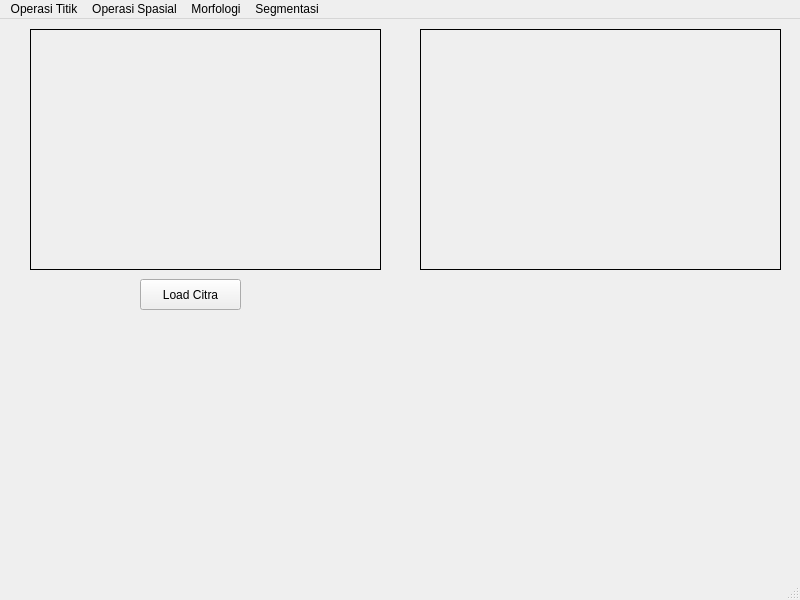
<?xml version="1.0" encoding="UTF-8"?>
<ui version="4.0">
 <class>MainWindow</class>
 <widget class="QMainWindow" name="MainWindow">
  <property name="geometry">
   <rect>
    <x>0</x>
    <y>0</y>
    <width>800</width>
    <height>600</height>
   </rect>
  </property>
  <property name="windowTitle">
   <string>MainWindow</string>
  </property>
  <widget class="QWidget" name="centralwidget">
   <widget class="QPushButton" name="button_LoadCitra">
    <property name="geometry">
     <rect>
      <x>140</x>
      <y>260</y>
      <width>101</width>
      <height>31</height>
     </rect>
    </property>
    <property name="text">
     <string>Load Citra</string>
    </property>
   </widget>
   <widget class="QLabel" name="label_2">
    <property name="geometry">
     <rect>
      <x>420</x>
      <y>10</y>
      <width>361</width>
      <height>241</height>
     </rect>
    </property>
    <property name="frameShape">
     <enum>QFrame::Box</enum>
    </property>
    <property name="text">
     <string/>
    </property>
   </widget>
   <widget class="QLabel" name="label">
    <property name="geometry">
     <rect>
      <x>30</x>
      <y>10</y>
      <width>351</width>
      <height>241</height>
     </rect>
    </property>
    <property name="frameShape">
     <enum>QFrame::Box</enum>
    </property>
    <property name="text">
     <string/>
    </property>
   </widget>
  </widget>
  <widget class="QMenuBar" name="menubar">
   <property name="geometry">
    <rect>
     <x>0</x>
     <y>0</y>
     <width>800</width>
     <height>22</height>
    </rect>
   </property>
   <widget class="QMenu" name="menuOperasi_Titik">
    <property name="title">
     <string>Operasi Titik</string>
    </property>
    <addaction name="actionNegative"/>
    <addaction name="actionBiner"/>
   </widget>
   <widget class="QMenu" name="menuOperasi_Spasial">
    <property name="title">
     <string>Operasi Spasial</string>
    </property>
    <widget class="QMenu" name="menuSmoothing">
     <property name="title">
      <string>Smoothing</string>
     </property>
     <addaction name="action2_x_2"/>
     <addaction name="action3_x_4"/>
    </widget>
    <addaction name="actionKonvolusi"/>
    <addaction name="menuSmoothing"/>
   </widget>
   <widget class="QMenu" name="menuMorfologi">
    <property name="title">
     <string>Morfologi</string>
    </property>
    <addaction name="actionDilasi"/>
    <addaction name="actionErosi"/>
    <addaction name="actionOpening"/>
    <addaction name="actionClosing"/>
   </widget>
   <widget class="QMenu" name="menuSegmentasi">
    <property name="title">
     <string>Segmentasi</string>
    </property>
    <widget class="QMenu" name="menuH_1_Global_Thresholding">
     <property name="title">
      <string>H-1 Global Thresholding</string>
     </property>
     <addaction name="actionBinary"/>
     <addaction name="actionBinary_Invers"/>
     <addaction name="action_Trunc"/>
     <addaction name="actionTo_Zero"/>
     <addaction name="actionTo_Zero_Invers"/>
    </widget>
    <widget class="QMenu" name="menuH_2_Local_Adaptive_Otsu">
     <property name="title">
      <string>H-2 Local/Adaptive &amp; Otsu</string>
     </property>
     <addaction name="actionMean_Thresholding"/>
     <addaction name="actionGaussian_Thresholding"/>
     <addaction name="actionOtsu_Thresholding"/>
    </widget>
    <addaction name="menuH_1_Global_Thresholding"/>
    <addaction name="menuH_2_Local_Adaptive_Otsu"/>
    <addaction name="actionH_3_Identifikasi_Bentuk_Contour"/>
   </widget>
   <addaction name="menuOperasi_Titik"/>
   <addaction name="menuOperasi_Spasial"/>
   <addaction name="menuMorfologi"/>
   <addaction name="menuSegmentasi"/>
  </widget>
  <widget class="QStatusBar" name="statusbar"/>
  <action name="actionNegative">
   <property name="text">
    <string>Negative</string>
   </property>
  </action>
  <action name="actionBiner">
   <property name="text">
    <string>Biner</string>
   </property>
  </action>
  <action name="actionKonolusi">
   <property name="text">
    <string>konvolusi</string>
   </property>
  </action>
  <action name="actionKonvolusi">
   <property name="text">
    <string>Konvolusi</string>
   </property>
  </action>
  <action name="action3_x_3">
   <property name="text">
    <string>3 x 3</string>
   </property>
  </action>
  <action name="action2_x_2">
   <property name="text">
    <string>2 x 2</string>
   </property>
  </action>
  <action name="action3_x_4">
   <property name="text">
    <string>3 x 3</string>
   </property>
  </action>
  <action name="actionDilasi">
   <property name="text">
    <string>Dilasi</string>
   </property>
  </action>
  <action name="actionErosi">
   <property name="text">
    <string>Erosi</string>
   </property>
  </action>
  <action name="actionOpening">
   <property name="text">
    <string>Opening</string>
   </property>
  </action>
  <action name="actionClosing">
   <property name="text">
    <string>Closing</string>
   </property>
  </action>
  <action name="actionH_3_Identifikasi_Bentuk_Contour">
   <property name="text">
    <string>H-3 Identifikasi Bentuk (Contour)</string>
   </property>
  </action>
  <action name="actionBinary">
   <property name="text">
    <string>Binary</string>
   </property>
  </action>
  <action name="actionBinary_Invers">
   <property name="text">
    <string>Binary Invers</string>
   </property>
  </action>
  <action name="action_Trunc">
   <property name="text">
    <string> Trunc</string>
   </property>
  </action>
  <action name="actionTo_Zero">
   <property name="text">
    <string>To Zero</string>
   </property>
  </action>
  <action name="actionTo_Zero_Invers">
   <property name="text">
    <string>To Zero Invers</string>
   </property>
  </action>
  <action name="actionMean_Thresholding">
   <property name="text">
    <string>Mean Thresholding</string>
   </property>
  </action>
  <action name="actionGaussian_Thresholding">
   <property name="text">
    <string>Gaussian Thresholding</string>
   </property>
  </action>
  <action name="actionOtsu_Thresholding">
   <property name="text">
    <string>Otsu Thresholding</string>
   </property>
  </action>
 </widget>
 <resources/>
 <connections/>
</ui>
